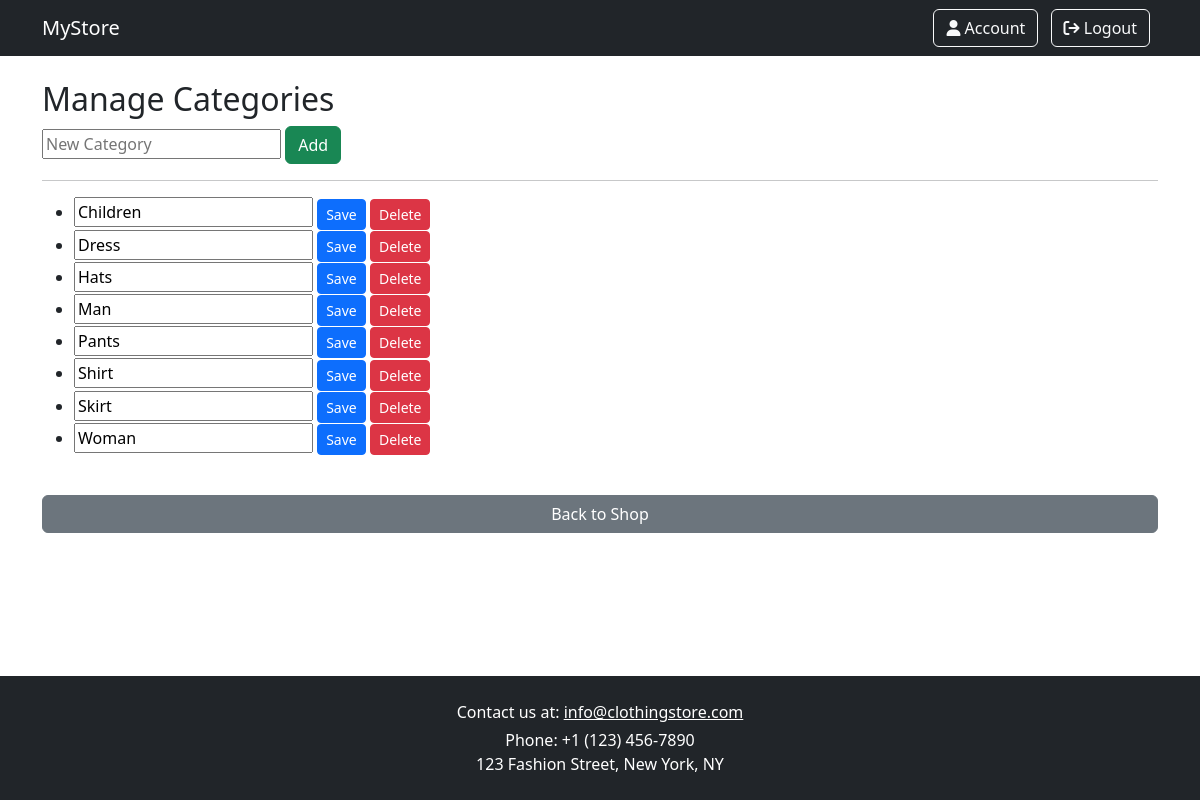
The page /products/category/manage/ on the database its author committed.
### products/models.py (models this page shows, shortened)
class Category(models.Model):
    name = models.CharField(max_length=50, primary_key=True)
    description = models.TextField(max_length=280, blank=True)
    class Meta:
        db_table = "Categories"
        ordering = ['name']

### products/views.py (the view, shortened to what this page needs)
# urls.py: path('category/manage/', views.manage_categories, name='manage_categories'),
def manage_categories(request):
    user = request.user
    categories = Category.objects.all()
    return render(request, "category.html", {
        "categories": categories,
    })

### static/context_processors.py (called while the page is built)
def user_roles(request):
    user = request.user
    return {
        'is_client': user.is_authenticated and user.groups.filter(name='client').exists(),
        'is_manager': user.is_authenticated and user.groups.filter(name='manager').exists(),
        'is_admin': user.is_authenticated and user.is_superuser,
    }

### templates/category.html (shortened to what this page needs)
{% extends "base.html" %}
{% load static %}
{% load crispy_forms_tags %}
{% block content %}
    <h2>Manage Categories</h2>
    <form method="post">
        <input type="text" name="name" placeholder="New Category" required>
        <button type="submit" name="add_category" class="btn btn-success">Add</button>
    </form>
    <hr>
    <ul>
        {% for cat in categories %}
            <li>
                <form method="post" style="display:inline;">
                    <input type="text" name="new_name" value="{{ cat.name }}" required>
                    <button type="submit" name="edit_category" class="btn btn-primary btn-sm">Save</button>
                    <button type="submit" name="delete_category" class="btn btn-danger btn-sm" >Delete</button>
                </form>
            </li>
        {% endfor %}
    </ul>
    <a href="{% url 'homepage' %}" class="btn btn-secondary w-100 mt-4">Back to Shop</a>
{% endblock %}

### static/css/base_style.css (style rules this page uses)
html, body { height: 100%; margin: 0; padding: 0; }
body { min-height: 100vh; display: flex; flex-direction: column; }

### rows shown on the page
Category: new_name "Children"
Category: new_name "Dress"
Category: new_name "Hats"
Category: new_name "Man"
Category: new_name "Pants"
Category: new_name "Shirt"
Category: new_name "Skirt"
Category: new_name "Woman"
